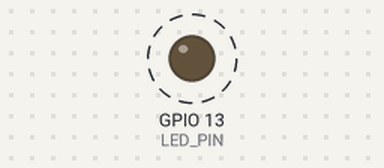
Recording of a program running on a simulated ESP32. Shown: output pins drawn as LEDs (lit = HIGH). Dashed ring = blinking. What the program prints to the serial monitor is not drawn.

Above: at 0.8 s.
Timing chart, 0 to 3.5 s (numbered marks = the images above):
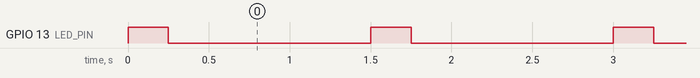

Measured:
- by itself, GPIO 13 (LED_PIN): alternates HIGH for 0.25 s and LOW for 1.3 s

The program:

main.cpp
```cpp
#include <Arduino.h>
// jmf277: Required for Arduino functions when using PlatformIO.

#define LED_PIN 13

void setup() {
  pinMode(LED_PIN, OUTPUT);

  Serial.begin(115200); // jmf277: Start serial communication at 115200 baud.
}

void loop() {
  Serial.println("Joe's ESP32 says hello!"); // jmf277: Print the custom message once per blink cycle.

  digitalWrite(LED_PIN, HIGH); // jmf277: Turn the onboard red LED on.
  delay(250); // jmf277: Keep the LED on for 250 milliseconds (0.25 seconds).

  digitalWrite(LED_PIN, LOW); // jmf277: Turn the LED off.
  delay(1250); // jmf277: Keep the LED off for 1250 milliseconds (1.25 seconds).
}
```
